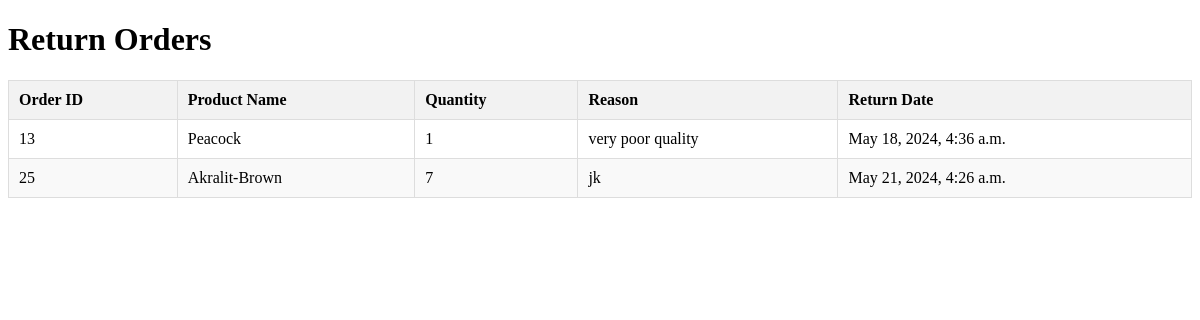
The page /custom_admin/admin/view_returns/ on the database its author committed.
### shop/models.py (models this page shows, shortened)
class Return(models.Model):
    order_item = models.OneToOneField(OrderItem, on_delete=models.CASCADE)
    reason = models.TextField()
    return_date = models.DateTimeField(auto_now_add=True)

class OrderItem(models.Model):
    order = models.ForeignKey(Order, related_name='items', on_delete=models.CASCADE)
    product = models.ForeignKey(Product, on_delete=models.CASCADE)
    quantity = models.PositiveIntegerField(default=1)
    item_price = models.DecimalField(max_digits=10, decimal_places=2)

class Order(models.Model):
    user = models.ForeignKey(User, on_delete=models.CASCADE)
    order_date = models.DateTimeField(auto_now_add=True)
    total_amount = models.DecimalField(max_digits=10, decimal_places=2)
    STATUS_CHOICES = (
        ('processing', 'Processing'),
        ('shipped', 'Shipped'),
        ('delivered', 'Delivered'),
        ('returned', 'Returned'),
    )
    status = models.CharField(max_length=20, choices=STATUS_CHOICES, default='processing')

class Product(models.Model):
    name = models.CharField(max_length=200, unique=True)
    slug = models.SlugField(max_length=200, unique=True)
    description = models.TextField(blank=True)
    price = models.DecimalField(max_digits=10, decimal_places=2)
    category = models.ForeignKey(Category, on_delete=models.CASCADE)
    supplier = models.ForeignKey(Supplier, on_delete=models.CASCADE,default=None,null=True)
    image = models.ImageField(upload_to='product', blank=True)
    stock = models.IntegerField()
    available = models.BooleanField(default=True)
    created = models.DateTimeField(auto_now_add=True)
    updated = models.DateTimeField(auto_now=True)
    reorder = models.IntegerField(default=5)
    color = models.CharField(max_length=50, default='black')
    size = models.IntegerField(default=50)
    class Meta:
        ordering = ('name', )
        verbose_name = 'product'
        verbose_name_plural = 'products'

### custom_admin/views.py (the view)
# urls.py: path('admin/view_returns/', views.view_returns, name='view_returns'),
def view_returns(request):
    returns = Return.objects.all()
    return render(request, 'view_returns.html', {'returns': returns})

### cart/context_processors.py (called while the page is built, shortened)
def counter(request):
    item_count = 0
    if 'admin' in request.path:
        return {}
    return dict(item_count=item_count)

### shop/context_processors.py (called while the page is built)
def menu_links(request):
    links = Category.objects.all()
    return dict(links=links)

### templates/view_returns.html (shortened to what this page needs)
<!DOCTYPE html>
<html lang="en">
<head>
</head>
<body>
    <h1>Return Orders</h1>
    <table>
        <thead>
            <tr>
                <th>Order ID</th>
                <th>Product Name</th>
                <th>Quantity</th>
                <th>Reason</th>
                <th>Return Date</th>
            </tr>
        </thead>
        <tbody>
            {% for return in returns %}
            <tr>
                <td>{{ return.order_item.order.id }}</td>
                <td>{{ return.order_item.product.name }}</td>
                <td>{{ return.order_item.quantity }}</td>
                <td>{{ return.reason }}</td>
                <td>{{ return.return_date }}</td>
            </tr>
            {% empty %}
            <tr>
                <td colspan="5">No returns found</td>
            </tr>
            {% endfor %}
        </tbody>
    </table>
</body>
</html>

### templates/view_returns.html (style rules this page uses)
table { width: 100%; border-collapse: collapse; margin-bottom: 20px; }
th, td { border: 1px solid #ddd; padding: 10px; text-align: left; }
th { background-color: #f2f2f2; font-weight: bold; }
tbody tr:nth-child(even) { background-color: #f9f9f9; }

### rows shown on the page
Return: order_item.order.id "13", order_item.product.name "Peacock", order_item.quantity "1", reason "very poor quality", return_date "May 18, 2024, 4:36 a.m."
Return: order_item.order.id "25", order_item.product.name "Akralit-Brown", order_item.quantity "7", reason "jk", return_date "May 21, 2024, 4:26 a.m."
